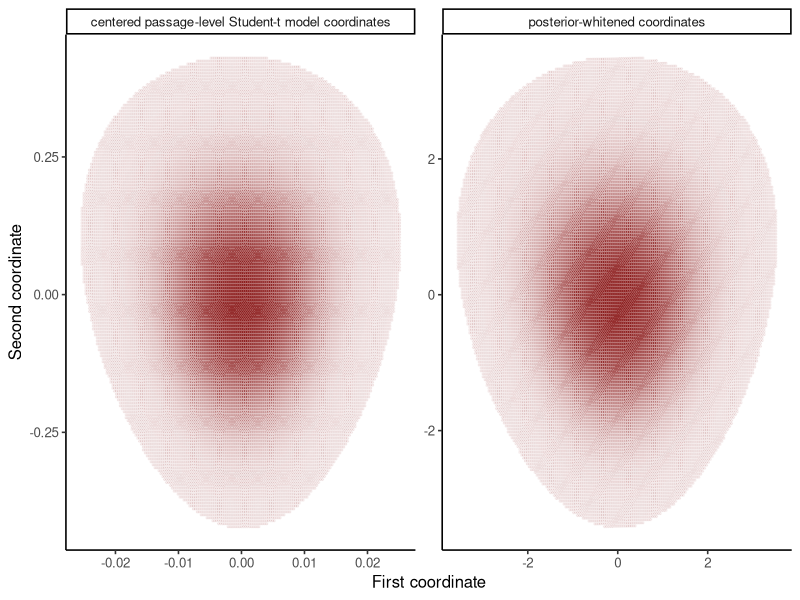

Reproduce this figure in R.
## ---- chunk 1
#| label: provo-mass-matrix-geometry
library(ggplot2)

provo <- read.csv("data/provo/passage-summaries.csv", stringsAsFactors = FALSE)
y <- provo$noun_minus_verb_log_ffd
nu <- 4
prior_scale <- 2 * sd(y)
log_sum_exp <- function(x) { m <- max(x); m + log(sum(exp(x - m))) }
log_target <- function(eta) {
  mu <- eta[1]; sigma <- exp(eta[2])
  sum(dt((y - mu) / sigma, df = nu, log = TRUE) - log(sigma)) +
    dnorm(mu, 0, prior_scale, log = TRUE) +
    log(2) + dnorm(sigma, 0, prior_scale, log = TRUE) + eta[2]
}
mode_fit <- optim(c(median(y), log(mad(y))),
                  function(eta) -log_target(eta), method = "BFGS",
                  hessian = TRUE,
                  control = list(reltol = 1e-12, maxit = 1000L))
local_sd <- sqrt(diag(solve(mode_fit$hessian)))
grid <- expand.grid(
  mu = seq(mode_fit$par[1] - 7 * local_sd[1],
           mode_fit$par[1] + 7 * local_sd[1], length.out = 321L),
  log_sigma = seq(mode_fit$par[2] - 7 * local_sd[2],
                  mode_fit$par[2] + 7 * local_sd[2], length.out = 321L)
)
grid$log_kernel <- apply(grid, 1, log_target)
grid$weight <- exp(grid$log_kernel - log_sum_exp(grid$log_kernel))
grid_values <- as.matrix(grid[, c("mu", "log_sigma")])
grid_mean <- colSums(grid_values * grid$weight)
centered <- sweep(grid_values, 2, grid_mean, "-")
covariance <- crossprod(centered * sqrt(grid$weight))
whitening <- solve(t(chol(covariance)))
white <- t(whitening %*% t(centered))
white_covariance <- crossprod(white * sqrt(grid$weight))

geometry <- rbind(
  data.frame(coordinates = "mu, log_sigma",
             variance_1 = covariance[1, 1],
             variance_2 = covariance[2, 2],
             correlation = cov2cor(covariance)[1, 2]),
  data.frame(coordinates = "posterior-whitened",
             variance_1 = white_covariance[1, 1],
             variance_2 = white_covariance[2, 2],
             correlation = cov2cor(white_covariance)[1, 2])
)
stopifnot(length(y) == 55L, all(eigen(covariance)$values > 0))
geometry
## ---- chunk 2
#| label: plot-provo-whitened-geometry
#| fig-cap: "posterior grid cells before and after posterior whitening. Point darkness represents normalized posterior mass."
display <- rbind(
  data.frame(x = centered[, 1], y = centered[, 2], weight = grid$weight,
             coordinates = "centered passage-level Student-t model coordinates"),
  data.frame(x = white[, 1], y = white[, 2], weight = grid$weight,
             coordinates = "posterior-whitened coordinates")
)
display <- subset(display, weight >= quantile(weight, .80))

ggplot(display, aes(x, y, alpha = weight)) +
  geom_point(color = "#8B1A1A", size = .45) +
  facet_wrap(~coordinates, scales = "free") +
  scale_alpha(range = c(.06, .7), guide = "none") +
  labs(x = "First coordinate", y = "Second coordinate") +
  theme_classic(base_size = 12)
